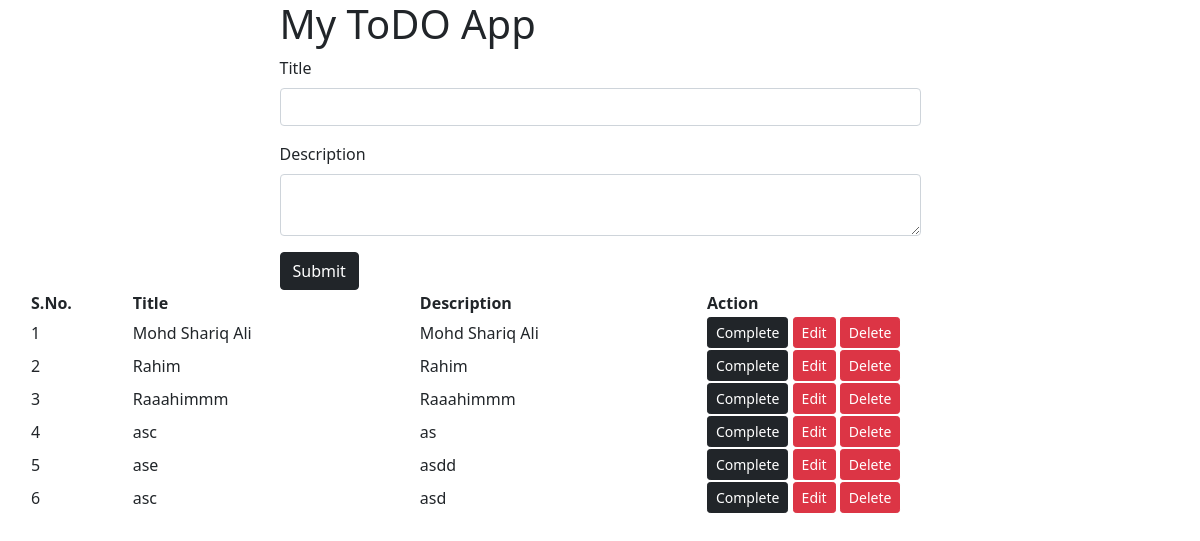
/todo/, run on the app's committed database.
### myApp/models.py (models this page shows, shortened)
class Todo(models.Model):
    title=models.CharField(max_length=300)
    description= models.TextField()
    completed=models.BooleanField(default=False)

### myApp/views.py (the view)
# urls.py: path('todo/', views.toDoList, name='todo'),
def toDoList(req):
    todo=Todo.objects.order_by('-id')
    return render(req, 'todo/index.html', {'todos':todo})

### templates/todo/index.html (shortened to what this page needs)
<!doctype html>
<html lang="en">
  <head>
    <link href="https://cdn.jsdelivr.net/npm/bootstrap@5.0.2/dist/css/bootstrap.min.css" rel="stylesheet">
  </head>
  <body>
    <div class="container">
        <div class="row justify-content-center">
            <div class="col-sm-7">
                <h1>My ToDO App</h1>
                {% if todo %}
                <form action="{% url 'update_task' todo.id %}" method='POST'>
                    {% csrf_token %}
                    <div class="mb-3">
                      <label for="title" class="form-label">Title</label>
                      <input type="text" class="form-control" {% if todo %} value="{{ todo.title }}" {% endif %} name='title' id="title" >
                    </div>
                    <div class="mb-3">
                      <label for="desc" class="form-label">Description</label>
                      <textarea name="desc" id="desc" class='form-control'>{% if todo %} {{ todo.description }} {% endif %}</textarea>
                    </div>
                    <button type="submit" class="btn btn-dark">Submit</button>
                </form>
                {% else %}
                <form action="{% url 'create_todo' %}" method='POST'>
                    <div class="mb-3">
                      <label for="title" class="form-label">Title</label>
                      <input type="text" class="form-control" name='title' id="title" >
                    </div>
                    <div class="mb-3">
                      <label for="desc" class="form-label">Description</label>
                      <textarea name="desc" id="desc" class='form-control'></textarea>
                    </div>
                    <button type="submit" class="btn btn-dark">Submit</button>
                </form>
                {% endif %}
            </div>
            <table>
                <thead class='table'>
                    <tr>
                        <th>S.No.</th>
                        <th>Title</th>
                        <th>Description</th>
                        <th>Action</th>
                    </tr>
                </thead>
                <tbody>
                    {% for todo in todos%}
                    <tr>
                        <td>{{ forloop.counter }}</td>
                        <td>{{ todo.title }}</td>
                        <td>{{ todo.description }}</td>
                        <td>
                            {% if todo.completed %}
                            <span class="badge btn-success">Completed</span>
                            {% else %}
                            <a class='btn btn-sm btn-dark' href="{% url 'complete_task' todo.id %}">Complete</a>
                            {% endif %}
                            <a class='btn btn-sm btn-danger' href="{% url 'edit_task' todo.id %}">Edit</a>
                            <a class='btn btn-sm btn-danger' href="{% url 'delete_task' todo.id %}">Delete</a>
                        </td>
                    </tr>
                    {% endfor %}
                </tbody>
            </table>
        </div>
    </div>
  </body>
</html>

### data on the page
Todo: title "Mohd Shariq Ali", description "Mohd Shariq Ali", completed "Complete"
Todo: title "Rahim", description "Rahim", completed "Complete"
Todo: title "Raaahimmm", description "Raaahimmm", completed "Complete"
Todo: title "asc", description "as", completed "Complete"
Todo: title "ase", description "asdd", completed "Complete"
Todo: title "asc", description "asd", completed "Complete"
